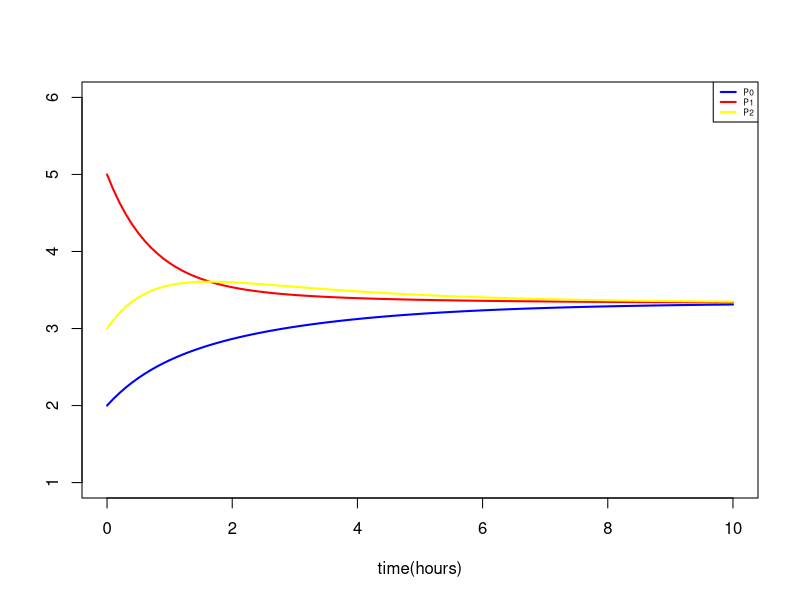

Reproduce this figure in R.
############################################################
##a simple model for different states of a protein in a signaling cascade.
##written by Mengyue Lei (1155105728@link.cuhk.edu.hk), last change 1/15/2018
############################################################
rm(list=ls()) #this clears the workspace to make sure no leftover variables are floating around. Not strictly needed
graphics.off(); #close all graphics windows
library(deSolve)  #loads ODE solver package

#functions come first, main program below

###################################################################
#function that specificies the ode model called by lsoda (the ode solver) 
###################################################################
odeequations=function(t,y,pars) 
{ 
  #Note: y is a vector containing the variables of our system, pars is a vector containing the parameters
  P0=y[1]; P1=y[2]; P2=y[3]  #different states of a protein
  r01=pars[1]; r12=pars[2]; r21=pars[3]; r10=pars[4]; #model parameters, passed as vector "par" into function by main program
  
  #these are the differential equations
  dP0dt=r10*P1-r01*P0;
  dP1dt=r01*P0+r21*P2-r12*P1-r10*P1;
  dP2dt=r12*P1-r21*P2;
  
  return(list(c(dP0dt,dP1dt,dP2dt))); #this is returned to the calling function.
  
} #end function specifying the ODEs

###################################################################
#main program
###################################################################
#initial number
P00=2;  
P10=5;
P20=3;
Y0=c(P00, P10, P20);  #combine initial conditions into a vector 

#values for model parameters, units are assumed to be 1/hours
r01=0.3; 
r12=0.6;
r21=0.6;
r10=0.3;
pars=c(r01,r12,r21,r10); #vector of parameters which is sent to the ODE function

tmax=10; #number of days for which to run the simulation
timevec=seq(0,tmax,0.1); #vector of times for which integration is evaluated (from 0 to 10 hours in steps of 0.01)

#call ode-solver to integrate ODEs
#integrate for time "timevec", starting with initial condition 'Y0'. 
odeoutput=lsoda(Y0,timevec,odeequations,pars);

#plot results
#first column contains time vector, the following columns contain variables 1 (bacteria) and 2 (immune response)
plot(odeoutput[,1],odeoutput[,2],type="l",xlab="time(hours)",ylab="",col="blue",lwd=2, xlim=c(0,tmax),ylim=c(1,6))
lines(odeoutput[,1],odeoutput[,3],type="l",col="red",lwd=2)
lines(odeoutput[,1],odeoutput[,4],type="l",col="yellow",lwd=2)
legend("topright", c("P0","P1","P2"),col = c("blue","red","yellow"),lwd=2, cex = 0.5)

###################################################################
#end main program
################################################################### 
